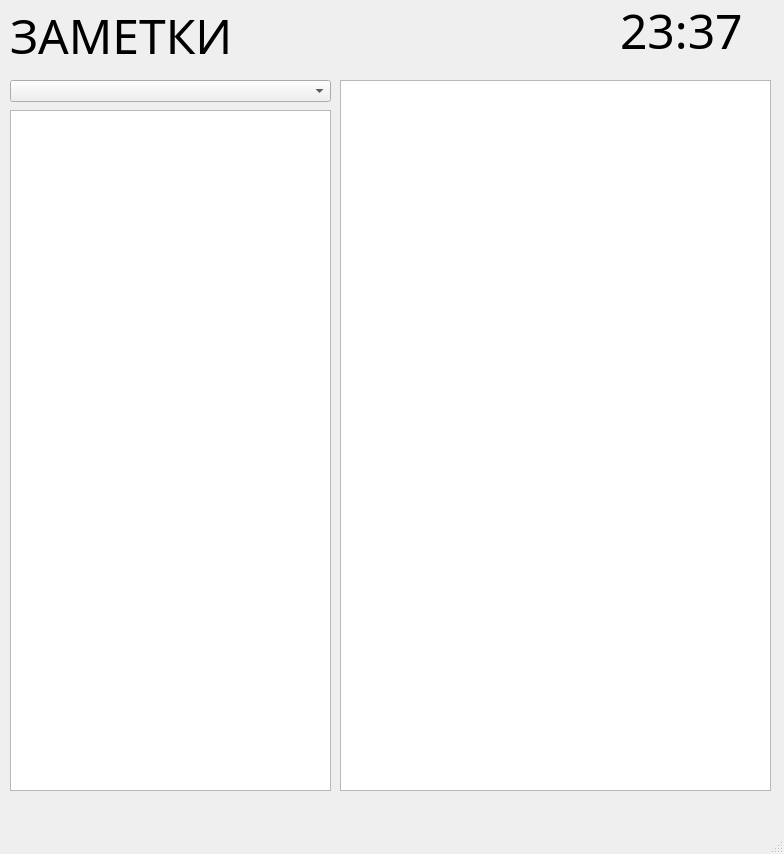
<?xml version="1.0" encoding="UTF-8"?>
<ui version="4.0">
 <class>MainWindow</class>
 <widget class="QMainWindow" name="MainWindow">
  <property name="geometry">
   <rect>
    <x>0</x>
    <y>0</y>
    <width>784</width>
    <height>854</height>
   </rect>
  </property>
  <property name="windowTitle">
   <string>MainWindow</string>
  </property>
  <widget class="QWidget" name="centralwidget">
   <widget class="QLabel" name="label">
    <property name="geometry">
     <rect>
      <x>10</x>
      <y>10</y>
      <width>261</width>
      <height>51</height>
     </rect>
    </property>
    <property name="font">
     <font>
      <family>Franklin Gothic Demi</family>
      <pointsize>36</pointsize>
      <italic>false</italic>
     </font>
    </property>
    <property name="text">
     <string>ЗАМЕТКИ</string>
    </property>
   </widget>
   <widget class="QLabel" name="label_2">
    <property name="geometry">
     <rect>
      <x>620</x>
      <y>0</y>
      <width>161</width>
      <height>61</height>
     </rect>
    </property>
    <property name="font">
     <font>
      <family>Stencil</family>
      <pointsize>36</pointsize>
     </font>
    </property>
    <property name="text">
     <string>23:37</string>
    </property>
   </widget>
   <widget class="QComboBox" name="comboBox">
    <property name="geometry">
     <rect>
      <x>10</x>
      <y>80</y>
      <width>321</width>
      <height>22</height>
     </rect>
    </property>
   </widget>
   <widget class="QTextEdit" name="textEdit">
    <property name="geometry">
     <rect>
      <x>10</x>
      <y>110</y>
      <width>321</width>
      <height>681</height>
     </rect>
    </property>
   </widget>
   <widget class="QTextBrowser" name="textBrowser">
    <property name="geometry">
     <rect>
      <x>340</x>
      <y>80</y>
      <width>431</width>
      <height>711</height>
     </rect>
    </property>
   </widget>
  </widget>
  <widget class="QMenuBar" name="menubar">
   <property name="geometry">
    <rect>
     <x>0</x>
     <y>0</y>
     <width>784</width>
     <height>26</height>
    </rect>
   </property>
  </widget>
  <widget class="QStatusBar" name="statusbar"/>
 </widget>
 <resources/>
 <connections/>
</ui>
